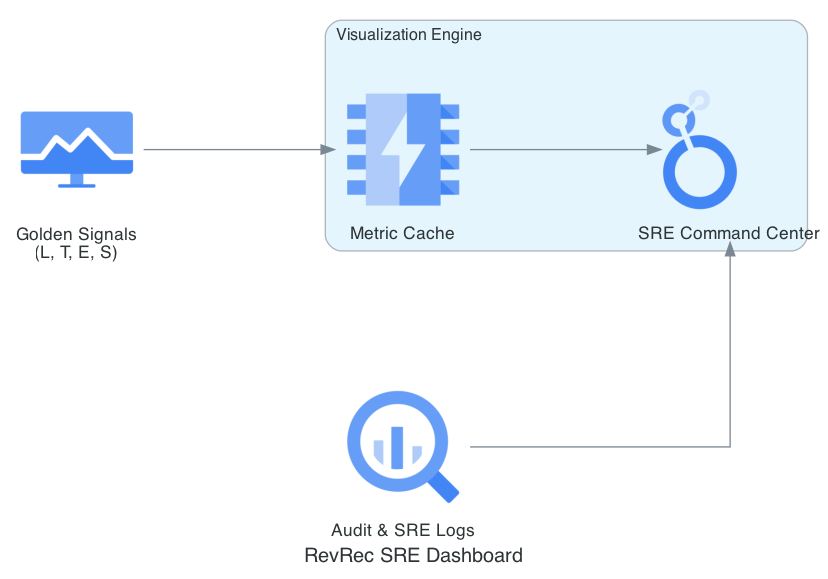

Generate this figure with Python:
from diagrams import Diagram, Cluster, Edge
from diagrams.gcp.analytics import BigQuery, Looker
from diagrams.gcp.operations import Monitoring
from diagrams.gcp.database import Memorystore

graph_attr = {"pad": "0.1", "nodesep": "1.2", "ranksep": "2.0", "bgcolor": "transparent"}

with Diagram("RevRec SRE Dashboard", show=False, filename="revrec_sre_dashboard", direction="LR", graph_attr=graph_attr):
    telemetry = Monitoring("Golden Signals\n(L, T, E, S)")
    logs = BigQuery("Audit & SRE Logs")
    
    with Cluster("Visualization Engine"):
        cache = Memorystore("Metric Cache")
        dashboard = Looker("SRE Command Center")

    telemetry >> cache >> dashboard
    logs >> dashboard
